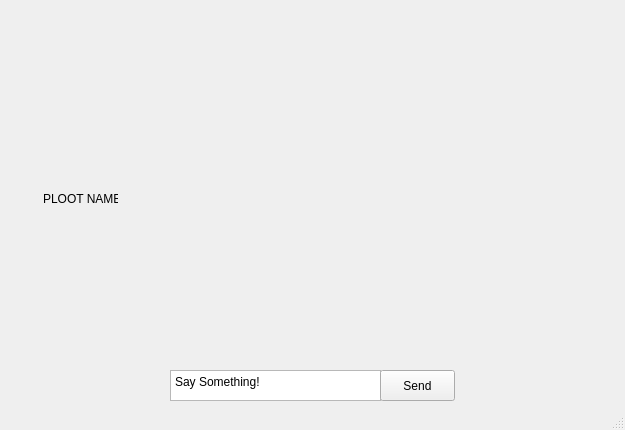
<?xml version="1.0" encoding="UTF-8"?>
<ui version="4.0">
 <class>Moon_River</class>
 <widget class="QMainWindow" name="Moon_River">
  <property name="geometry">
   <rect>
    <x>0</x>
    <y>0</y>
    <width>625</width>
    <height>430</height>
   </rect>
  </property>
  <property name="windowTitle">
   <string>StartMenu</string>
  </property>
  <widget class="QWidget" name="centralwidget">
   <widget class="QLabel" name="moon_river_background">
    <property name="geometry">
     <rect>
      <x>0</x>
      <y>-10</y>
      <width>631</width>
      <height>421</height>
     </rect>
    </property>
    <property name="text">
     <string>&lt;html&gt;&lt;head/&gt;&lt;body&gt;&lt;p&gt;&lt;img src=&quot;:/images/Moon_River_Background.png&quot;/&gt;&lt;/p&gt;&lt;/body&gt;&lt;/html&gt;</string>
    </property>
   </widget>
   <widget class="QLabel" name="moon_river_tree">
    <property name="geometry">
     <rect>
      <x>0</x>
      <y>-10</y>
      <width>621</width>
      <height>401</height>
     </rect>
    </property>
    <property name="text">
     <string>&lt;html&gt;&lt;head/&gt;&lt;body&gt;&lt;p&gt;&lt;img src=&quot;:/images/Moon_River_Foreground.png&quot;/&gt;&lt;/p&gt;&lt;/body&gt;&lt;/html&gt;</string>
    </property>
   </widget>
   <widget class="QPlainTextEdit" name="ploot_text_bar">
    <property name="geometry">
     <rect>
      <x>170</x>
      <y>370</y>
      <width>211</width>
      <height>31</height>
     </rect>
    </property>
    <property name="maximumSize">
     <size>
      <width>281</width>
      <height>31</height>
     </size>
    </property>
    <property name="plainText">
     <string>Say Something!</string>
    </property>
   </widget>
   <widget class="QWidget" name="ploot_player" native="true">
    <property name="geometry">
     <rect>
      <x>40</x>
      <y>150</y>
      <width>81</width>
      <height>65</height>
     </rect>
    </property>
    <layout class="QVBoxLayout" name="ploot_layout">
     <property name="leftMargin">
      <number>3</number>
     </property>
     <property name="topMargin">
      <number>3</number>
     </property>
     <property name="rightMargin">
      <number>3</number>
     </property>
     <property name="bottomMargin">
      <number>3</number>
     </property>
     <item>
      <widget class="QLabel" name="ploot_player_sprite">
       <property name="text">
        <string>&lt;html&gt;&lt;head/&gt;&lt;body&gt;&lt;p align=&quot;center&quot;&gt;&lt;img src=&quot;:/images/Ploot_Super_Tiny.png&quot;/&gt;&lt;/p&gt;&lt;/body&gt;&lt;/html&gt;</string>
       </property>
      </widget>
     </item>
     <item>
      <widget class="QLabel" name="ploot_name">
       <property name="text">
        <string>&lt;html&gt;&lt;head/&gt;&lt;body&gt;&lt;p align=&quot;center&quot;&gt;PLOOT NAME&lt;/p&gt;&lt;/body&gt;&lt;/html&gt;</string>
       </property>
      </widget>
     </item>
    </layout>
   </widget>
   <widget class="QPushButton" name="ploot_text_send">
    <property name="geometry">
     <rect>
      <x>380</x>
      <y>370</y>
      <width>75</width>
      <height>31</height>
     </rect>
    </property>
    <property name="text">
     <string>Send</string>
    </property>
   </widget>
   <zorder>moon_river_background</zorder>
   <zorder>ploot_text_bar</zorder>
   <zorder>ploot_player</zorder>
   <zorder>moon_river_tree</zorder>
   <zorder>ploot_text_send</zorder>
  </widget>
  <widget class="QStatusBar" name="statusbar"/>
  <action name="actionExit">
   <property name="text">
    <string>Exit</string>
   </property>
  </action>
  <action name="actionAbout">
   <property name="text">
    <string>About</string>
   </property>
   <property name="menuRole">
    <enum>QAction::MenuRole::AboutRole</enum>
   </property>
  </action>
 </widget>
 <resources/>
 <connections/>
</ui>
